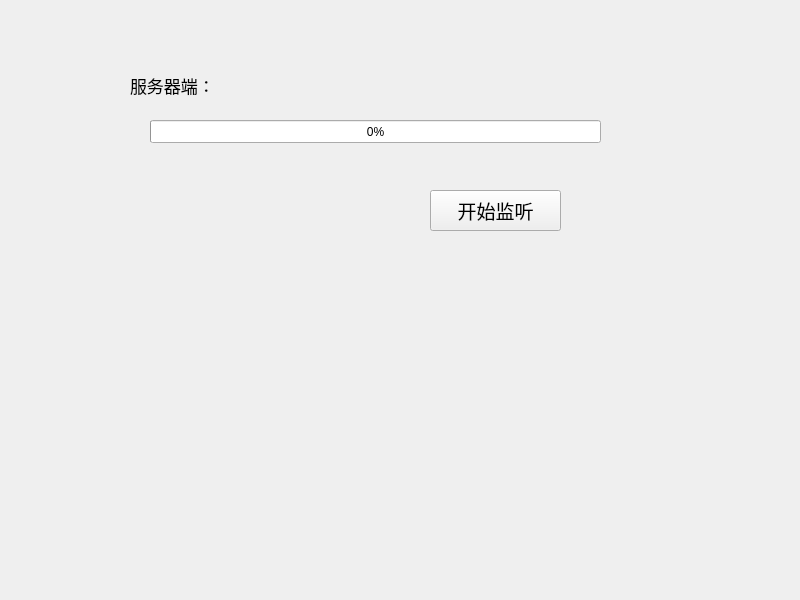
<?xml version="1.0" encoding="UTF-8"?>
<ui version="4.0">
 <class>Widget</class>
 <widget class="QWidget" name="Widget">
  <property name="geometry">
   <rect>
    <x>0</x>
    <y>0</y>
    <width>800</width>
    <height>600</height>
   </rect>
  </property>
  <property name="windowTitle">
   <string>Widget</string>
  </property>
  <widget class="QLabel" name="label">
   <property name="geometry">
    <rect>
     <x>130</x>
     <y>70</y>
     <width>111</width>
     <height>31</height>
    </rect>
   </property>
   <property name="font">
    <font>
     <pointsize>13</pointsize>
    </font>
   </property>
   <property name="text">
    <string>服务器端：</string>
   </property>
  </widget>
  <widget class="QProgressBar" name="progressBar">
   <property name="geometry">
    <rect>
     <x>150</x>
     <y>120</y>
     <width>451</width>
     <height>23</height>
    </rect>
   </property>
   <property name="value">
    <number>0</number>
   </property>
  </widget>
  <widget class="QPushButton" name="pushButton">
   <property name="geometry">
    <rect>
     <x>430</x>
     <y>190</y>
     <width>131</width>
     <height>41</height>
    </rect>
   </property>
   <property name="font">
    <font>
     <pointsize>14</pointsize>
    </font>
   </property>
   <property name="text">
    <string>开始监听</string>
   </property>
  </widget>
 </widget>
 <resources/>
 <connections/>
</ui>
